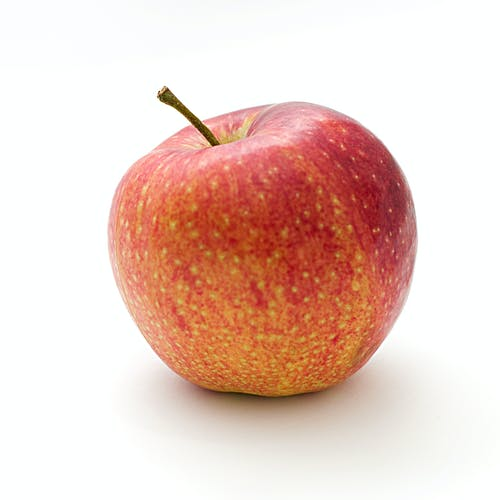
#> input picture test.jpg, 500 x 500 px
$ python 'Version 5.py'
#> lines starting #> are read from the running program, lines starting #| are printed output that depends on the picture; after the words box and inside, x2 and y2 are one past the last pixel; in counts of white or black regions, pixels touching at a corner belong together
#import modules
import numpy as np
import cv2

#image resizing and blurring
img = cv2.imread(input("Image "))
#> the answer given: test.jpg
#> img is the input picture: shape (500, 500, 3); mean B, G, R 196.2, 205.7, 234.2
original_resize = cv2.resize(img, (640,480))
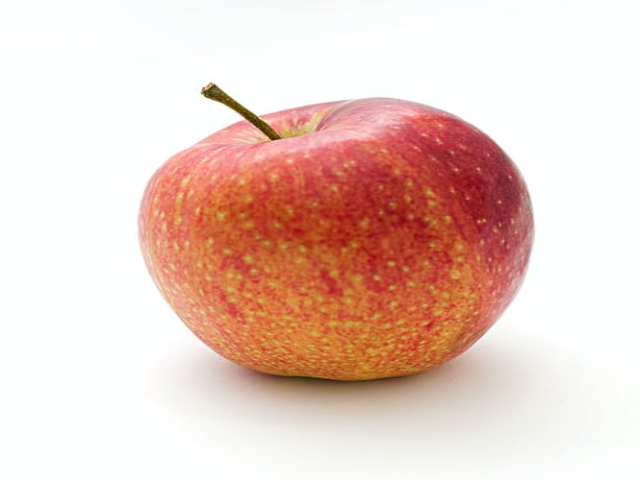
#> original_resize: shape (480, 640, 3); mean B, G, R 196.2, 205.7, 234.1
resize = cv2.resize(img, (640,480))

#HSV conversion and create masks
hsv = cv2.cvtColor(resize, cv2.COLOR_BGR2HSV)
#> hsv: shape (480, 640, 3); mean H, S, V 61.4, 51.6, 234.9
lower = np.array([0,50,50])
upper = np.array([10,255,255])
mask0 = cv2.inRange(hsv, lower, upper)
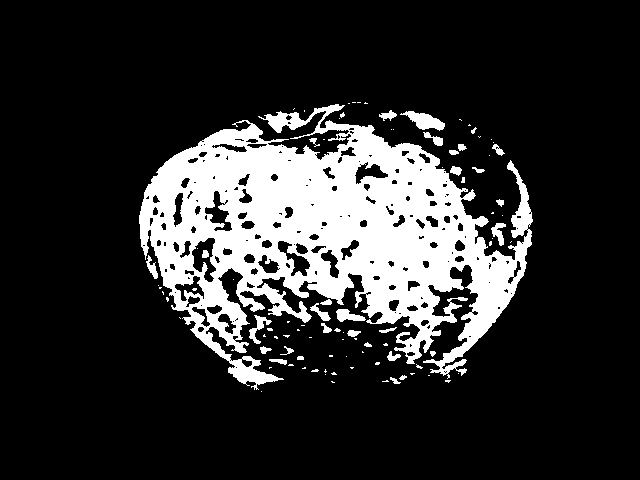
#> mask0: shape (480, 640); 18.1% white; 96 white regions (64 under 20 px), largest, box (x1, y1, x2, y2) and area: (139, 104, 533, 390) 52726, (400, 111, 445, 131) 449, (336, 309, 366, 322) 230


#join masks
lower = np.array([170,50,50])
upper = np.array([180,255,255])
mask1 = cv2.inRange(hsv, lower, upper)
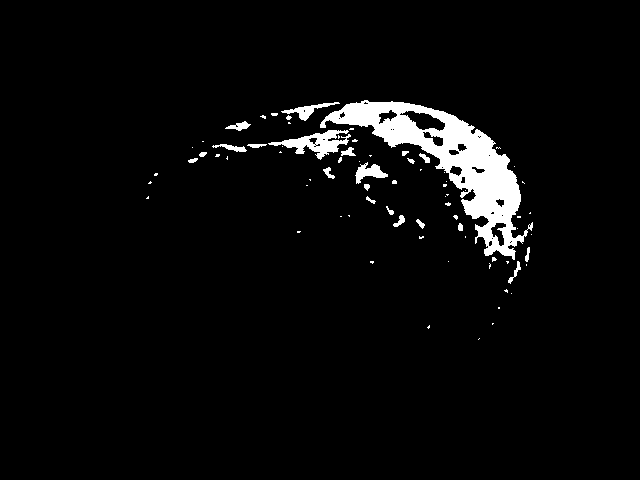
#> mask1: shape (480, 640); 3.9% white; 77 white regions (55 under 20 px), largest, box (x1, y1, x2, y2) and area: (320, 100, 533, 260) 9167, (268, 130, 351, 160) 961, (355, 162, 388, 184) 335


#join
mask = mask0 + mask1
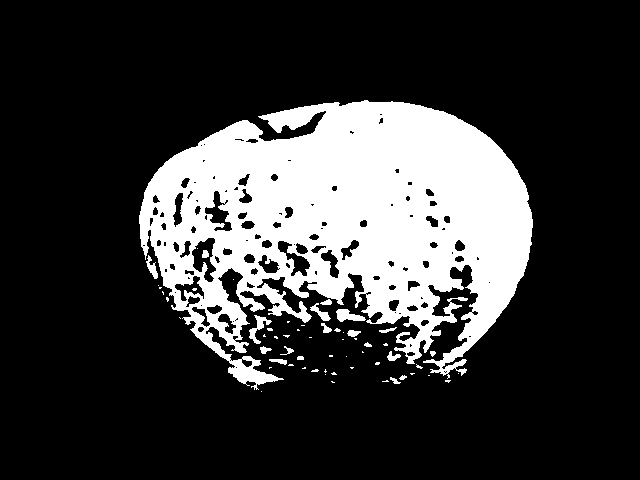
#> mask: shape (480, 640); 22.1% white; 60 white regions (41 under 20 px)
cv2.bitwise_and(resize, resize, mask=mask)

#erosion, dilation, and blur
resize = cv2.erode(resize, None, iterations=2)
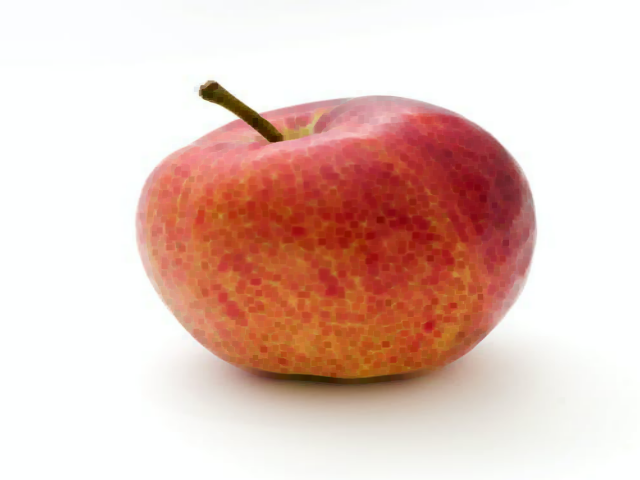
#> resize: shape (480, 640, 3); mean B, G, R 190.2, 198.9, 229.2
resize = cv2.dilate(resize, None, iterations=2)
resize = cv2.GaussianBlur(resize, (13,13), 0)
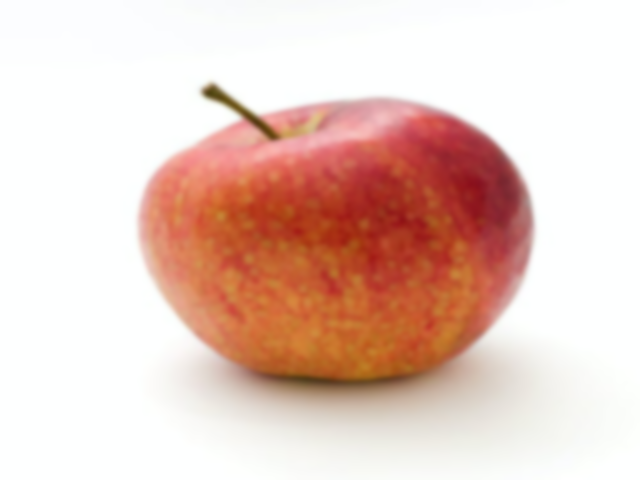
#> resize: shape (480, 640, 3); mean B, G, R 194.3, 203.7, 232.3


#find contours
cnts = cv2.findContours(mask, cv2.RETR_EXTERNAL, cv2.CHAIN_APPROX_SIMPLE)
#> cnts = 57 contours, 43 with area under 20; largest, box (x1, y1, x2, y2) and area: (139, 100, 533, 390) 70187, (336, 309, 366, 322) 195, (249, 315, 272, 344) 170, (310, 303, 331, 321) 106, (146, 255, 158, 279) 95
cnts = cnts[0] if len(cnts) == 2 else cnts[1]

#Bounding rectangle
for c in cnts:
      x,y,w,h = cv2.boundingRect(c)
      aspect_ratio = float(w)/h
      area = float(w*h)
      if .5 <= aspect_ratio <= 1.8 and area>1000:
          cv2.rectangle(original_resize, (x, y), (x + w, y + h), (36,255,12), 2)
#> this loop made 57 passes
#> (x, y, w, h, aspect_ratio, area) on passes 5, 7, 13, 17, 20, 22, 24, 25, 27, 28, 30, 35: (390, 377, 11, 7, 1.57, 77), (399, 375, 8, 5, 1.6, 40), (311, 369, 8, 3, 2.67, 24), (416, 364, 7, 5, 1.4, 35), (269, 359, 18, 6, 3, 108), (297, 356, 7, 4, 1.75, 28), (430, 351, 6, 6, 1, 36), (387, 351, 14, 10, 1.4, 140), (280, 346, 14, 9, 1.56, 126), (260, 346, 12, 8, 1.5, 96), (364, 342, 8, 5, 1.6, 40), (283, 335, 7, 3, 2.33, 21)
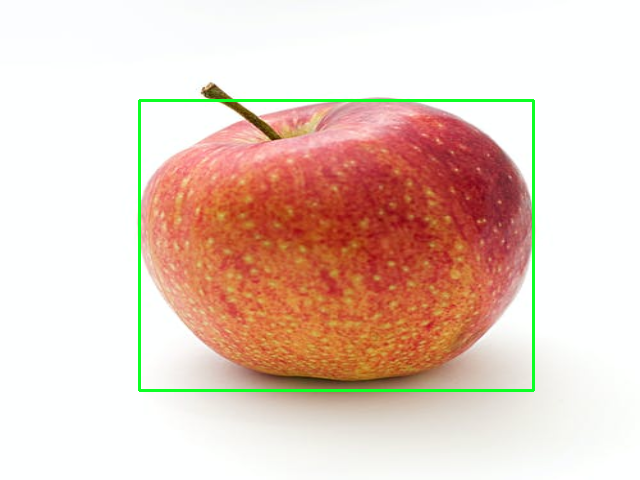
#> original_resize: shape (480, 640, 3); 1.33% of pixels changed, all inside (x1, y1, x2, y2) = (138, 99, 535, 392)


#show images
cv2.imshow('b,d,e', resize)
cv2.imshow('mask', mask)
cv2.imshow('HSV', hsv)
cv2.imshow('apple', original_resize)


cv2.waitKey()

$ run again, on orpple.jpg
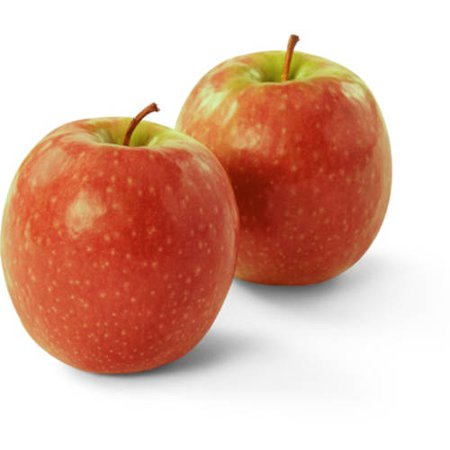
#> input picture orpple.jpg, 450 x 450 px
#> img is the input picture: shape (450, 450, 3); mean B, G, R 164.6, 180, 221.7
#> hsv: shape (480, 640, 3); mean H, S, V 7.5, 79.3, 221.8
#> `mask0 = cv2.inRange(hsv, lower, upper)`:
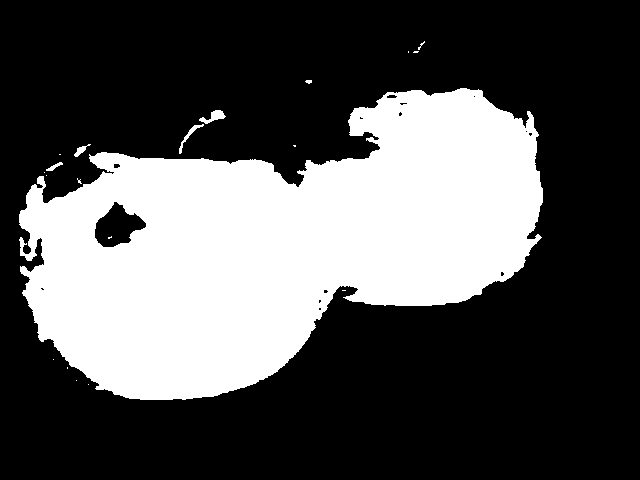
#> mask0: shape (480, 640); 32.6% white; 20 white regions (14 under 20 px), largest, box (x1, y1, x2, y2) and area: (19, 88, 543, 400) 99621, (199, 110, 226, 124) 168, (179, 124, 204, 154) 125, (74, 144, 91, 157) 78, (46, 162, 63, 171) 59, (305, 80, 312, 84) 21
#> mask1: shape (480, 640); 0% white in thin lines or dots, all inside (x1, y1, x2, y2) = (222, 376, 269, 394)
#> mask: shape (480, 640); 32.6% white; 20 white regions (14 under 20 px)
#> cnts = 19 contours, 14 with area under 20; largest, box (x1, y1, x2, y2) and area: (19, 88, 543, 400) 100162, (199, 110, 226, 124) 136, (179, 124, 204, 154) 88, (74, 144, 91, 157) 58, (46, 162, 63, 171) 41
#> the loop `for c in cnts:` made 19 passes
#> (x, y, w, h, aspect_ratio, area) on passes 6, 9, 12, 13, 14, 15, 16, 19: (77, 178, 5, 6, 0.833, 30), (46, 162, 17, 9, 1.89, 153), (74, 144, 17, 13, 1.31, 221), (179, 124, 25, 30, 0.833, 750), (199, 110, 27, 14, 1.93, 378), (19, 88, 524, 312, 1.68, 163488), (305, 80, 7, 4, 1.75, 28), (418, 41, 7, 9, 0.778, 63)
#> after the loop `for c in cnts:`:
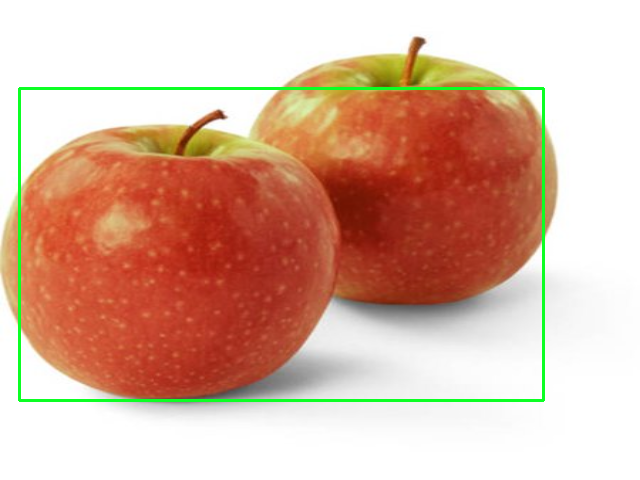
#> original_resize: shape (480, 640, 3); mean B, G, R 161.9, 180.7, 218.2

$ run again, on pomme.jpg
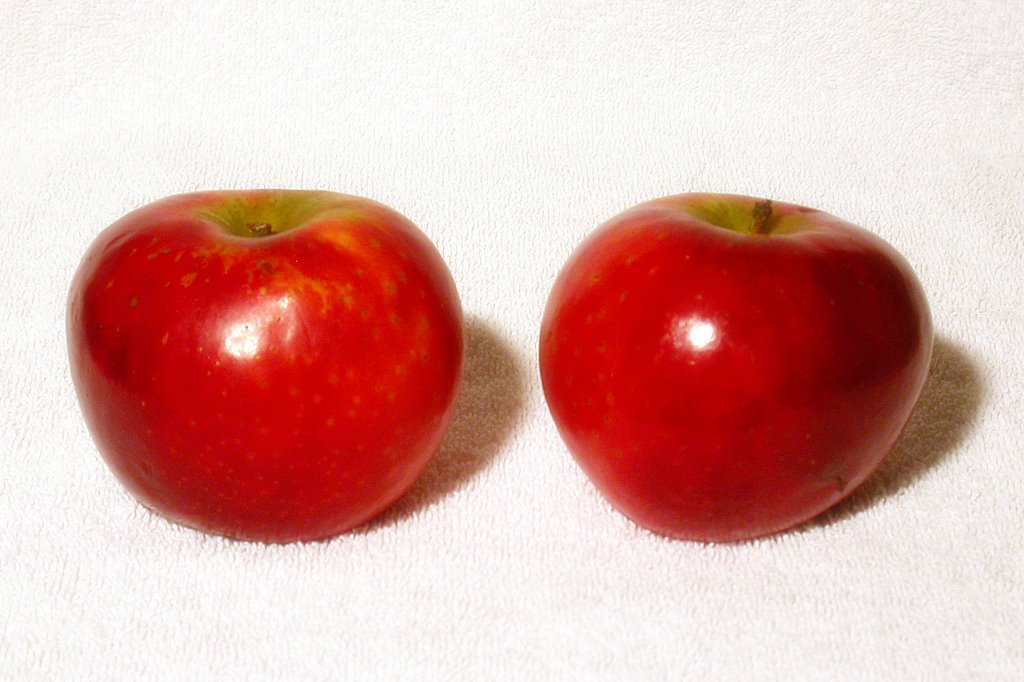
#> input picture pomme.jpg, 1024 x 682 px
#> img is the input picture: shape (682, 1024, 3); mean B, G, R 165.5, 170.9, 220.4
#> hsv: shape (480, 640, 3); mean H, S, V 25.1, 80.4, 220.3
#> `mask0 = cv2.inRange(hsv, lower, upper)`:
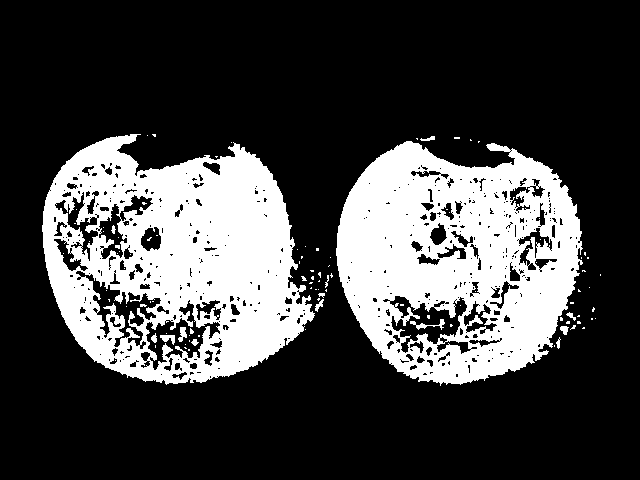
#> mask0: shape (480, 640); 26.7% white; 104 white regions (89 under 20 px), largest, box (x1, y1, x2, y2) and area: (42, 134, 315, 385) 41627, (336, 141, 583, 386) 39498, (410, 319, 445, 330) 116
#> mask1: shape (480, 640); 4.6% white; 425 white regions (342 under 20 px), largest, box (x1, y1, x2, y2) and area: (383, 296, 477, 354) 2088, (76, 271, 161, 349) 1749, (146, 300, 220, 370) 1631
#> mask: shape (480, 640); 31.4% white; 57 white regions (48 under 20 px)
#> cnts = 55 contours, 49 with area under 20; largest, box (x1, y1, x2, y2) and area: (42, 134, 315, 385) 50074, (336, 141, 583, 386) 45750, (560, 326, 569, 335) 40, (315, 299, 324, 312) 34, (420, 136, 435, 141) 26, (566, 312, 576, 321) 24
#> the loop `for c in cnts:` made 55 passes
#> (x, y, w, h, aspect_ratio, area) on passes 2, 5, 6, 13, 16, 18, 28, 29: (556, 337, 5, 12, 0.417, 60), (560, 326, 9, 9, 1, 81), (570, 325, 6, 5, 1.2, 30), (566, 312, 10, 9, 1.11, 90), (315, 299, 9, 13, 0.692, 117), (318, 293, 7, 5, 1.4, 35), (301, 276, 6, 5, 1.2, 30), (325, 275, 4, 13, 0.308, 52)
#> after the loop `for c in cnts:`:
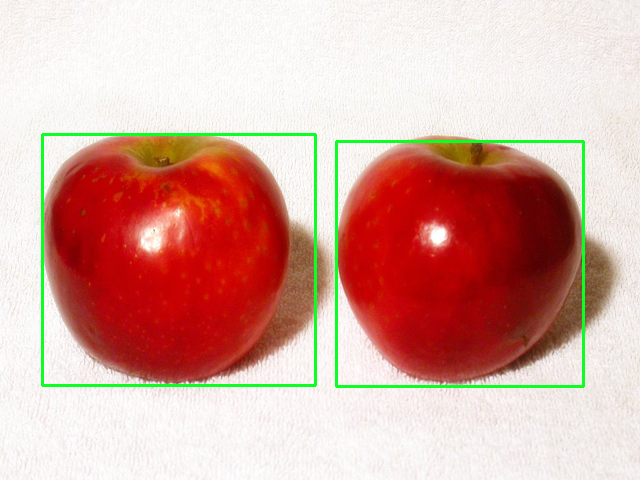
#> original_resize: shape (480, 640, 3); mean B, G, R 162, 171.5, 215.9
